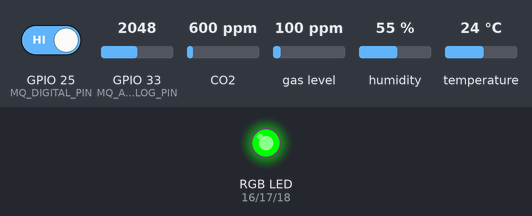
Bench run of a sketch on a simulated ESP32. On the bench: an RGB LED mixed from three pins (HIGH = lit). The test bench sets the inputs (shaded band); at power-on: GPIO 25 (MQ_DIGITAL_PIN) HIGH, GPIO 33 (MQ_ANALOG_PIN) = 2048, CO2 600 ppm, gas level 100 ppm, humidity 55 %, temperature 24 °C (analog values on the 0–4095 scale). What the sketch prints to the serial monitor is not drawn.

Above: at 5.3 s.
5.4 s: GPIO 25 (MQ_DIGITAL_PIN) driven LOW
At 6.5 s:
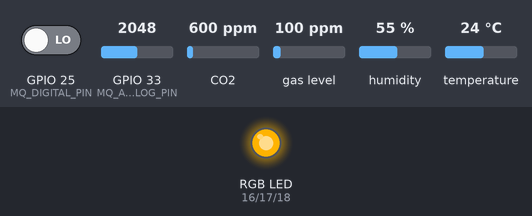
8.0 s: GPIO 25 (MQ_DIGITAL_PIN) driven HIGH
At 8.8 s:
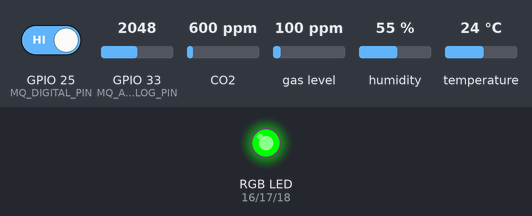
15.7 s: GPIO 33 (MQ_ANALOG_PIN) set to 1051
18.3 s: GPIO 33 (MQ_ANALOG_PIN) set to 961
Timing chart, 0 to 21.3 s (numbered marks = the images above; inputs shaded):
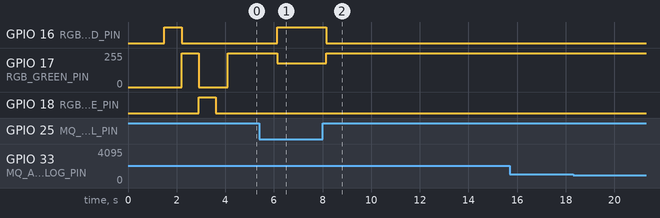

The sketch:

integration_test.ino
```cpp
#include <Arduino.h>
#include <Wire.h>
#include <DHT.h>
#include <Adafruit_SGP30.h>

constexpr uint8_t DHT_PIN = 4;
constexpr uint8_t DHT_TYPE = DHT22;

constexpr uint8_t I2C_SDA_PIN = 21;
constexpr uint8_t I2C_SCL_PIN = 22;

constexpr uint8_t MQ_ANALOG_PIN = 33;
constexpr uint8_t MQ_DIGITAL_PIN = 25;

constexpr uint8_t RGB_RED_PIN = 16;
constexpr uint8_t RGB_GREEN_PIN = 17;
constexpr uint8_t RGB_BLUE_PIN = 18;

constexpr bool RGB_COMMON_ANODE = false;

constexpr uint8_t RED_CHANNEL = 0;
constexpr uint8_t GREEN_CHANNEL = 1;
constexpr uint8_t BLUE_CHANNEL = 2;
constexpr uint32_t PWM_FREQUENCY = 5000;
constexpr uint8_t PWM_RESOLUTION = 8;

constexpr float ADC_MAX = 4095.0;
constexpr float ESP32_ADC_VOLTAGE = 3.3;
constexpr int MQ_ANALOG_DISCONNECTED_RAW = 0;
constexpr unsigned long LOOP_INTERVAL_MS = 2000;

DHT dht(DHT_PIN, DHT_TYPE);
Adafruit_SGP30 sgp30;
bool sgp30Available = false;

uint8_t ledValue(uint8_t value) {
  return RGB_COMMON_ANODE ? 255 - value : value;
}

void setRgb(uint8_t red, uint8_t green, uint8_t blue) {
#if defined(ESP_ARDUINO_VERSION_MAJOR) && ESP_ARDUINO_VERSION_MAJOR >= 3
  ledcWrite(RGB_RED_PIN, ledValue(red));
  ledcWrite(RGB_GREEN_PIN, ledValue(green));
  ledcWrite(RGB_BLUE_PIN, ledValue(blue));
#else
  ledcWrite(RED_CHANNEL, ledValue(red));
  ledcWrite(GREEN_CHANNEL, ledValue(green));
  ledcWrite(BLUE_CHANNEL, ledValue(blue));
#endif
}

void setupRgb() {
#if defined(ESP_ARDUINO_VERSION_MAJOR) && ESP_ARDUINO_VERSION_MAJOR >= 3
  ledcAttach(RGB_RED_PIN, PWM_FREQUENCY, PWM_RESOLUTION);
  ledcAttach(RGB_GREEN_PIN, PWM_FREQUENCY, PWM_RESOLUTION);
  ledcAttach(RGB_BLUE_PIN, PWM_FREQUENCY, PWM_RESOLUTION);
#else
  ledcSetup(RED_CHANNEL, PWM_FREQUENCY, PWM_RESOLUTION);
  ledcSetup(GREEN_CHANNEL, PWM_FREQUENCY, PWM_RESOLUTION);
  ledcSetup(BLUE_CHANNEL, PWM_FREQUENCY, PWM_RESOLUTION);

  ledcAttachPin(RGB_RED_PIN, RED_CHANNEL);
  ledcAttachPin(RGB_GREEN_PIN, GREEN_CHANNEL);
  ledcAttachPin(RGB_BLUE_PIN, BLUE_CHANNEL);
#endif

  setRgb(0, 0, 255);
}

void runRgbSelfTest() {
  Serial.println("RGB self test: red");
  setRgb(255, 0, 0);
  delay(700);

  Serial.println("RGB self test: green");
  setRgb(0, 255, 0);
  delay(700);

  Serial.println("RGB self test: blue");
  setRgb(0, 0, 255);
  delay(700);

  Serial.println("RGB self test: off");
  setRgb(0, 0, 0);
  delay(500);
}

void setup() {
  Serial.begin(115200);
  delay(1500);

  setupRgb();
  runRgbSelfTest();

  pinMode(MQ_DIGITAL_PIN, INPUT);

  analogReadResolution(12);
  analogSetPinAttenuation(MQ_ANALOG_PIN, ADC_11db);

  dht.begin();
  Wire.begin(I2C_SDA_PIN, I2C_SCL_PIN);
  sgp30Available = sgp30.begin();

  Serial.println();
  Serial.println("R series integration test");
  Serial.println("RGB status: green=normal, yellow=gas DO warning, purple=sensor error");
  Serial.printf("SGP30 available: %s\n", sgp30Available ? "yes" : "no");
}

void loop() {
  float humidity = dht.readHumidity();
  float temperature = dht.readTemperature();
  float heatIndex = dht.computeHeatIndex(temperature, humidity, false);
  bool dhtOk = !isnan(humidity) && !isnan(temperature);

  int gasRaw = analogRead(MQ_ANALOG_PIN);
  int gasDigital = digitalRead(MQ_DIGITAL_PIN);
  float gasVoltage = gasRaw * ESP32_ADC_VOLTAGE / ADC_MAX;
  bool gasAnalogOk = gasRaw != MQ_ANALOG_DISCONNECTED_RAW;
  bool gasDetected = gasDigital == LOW;

  uint16_t eco2 = 0;
  uint16_t tvoc = 0;
  bool sgp30Ok = false;
  if (sgp30Available) {
    sgp30Ok = sgp30.IAQmeasure();
    if (sgp30Ok) {
      eco2 = sgp30.eCO2;
      tvoc = sgp30.TVOC;
    }
  }

  bool sensorError = !dhtOk || !sgp30Available || !sgp30Ok || !gasAnalogOk;
  const char *rgbStatus = "green_normal";

  if (gasDetected) {
    setRgb(255, 180, 0);
    rgbStatus = "yellow_gas_warning";
  } else if (sensorError) {
    setRgb(180, 0, 255);
    rgbStatus = "purple_sensor_error";
  } else {
    setRgb(0, 255, 0);
    rgbStatus = "green_normal";
  }

  Serial.print("dht_ok=");
  Serial.print(dhtOk ? "true" : "false");
  Serial.print(", temperature_c=");
  Serial.print(dhtOk ? String(temperature, 2) : "null");
  Serial.print(", humidity_percent=");
  Serial.print(dhtOk ? String(humidity, 2) : "null");
  Serial.print(", heat_index_c=");
  Serial.print(dhtOk ? String(heatIndex, 2) : "null");

  Serial.print(", gas_raw=");
  Serial.print(gasRaw);
  Serial.print(", gas_voltage=");
  Serial.print(gasVoltage, 3);
  Serial.print(", gas_analog_ok=");
  Serial.print(gasAnalogOk ? "true" : "false");
  Serial.print(", gas_do=");
  Serial.print(gasDigital);
  Serial.print(", gas_detected=");
  Serial.print(gasDetected ? "true" : "false");
  Serial.print(", rgb_status=");
  Serial.print(rgbStatus);

  Serial.print(", sgp30_ok=");
  Serial.print(sgp30Ok ? "true" : "false");
  Serial.print(", eco2_ppm=");
  Serial.print(sgp30Ok ? String(eco2) : "null");
  Serial.print(", tvoc_ppb=");
  Serial.println(sgp30Ok ? String(tvoc) : "null");

  delay(LOOP_INTERVAL_MS);
}
```

Measured:
- after the input at 5.4 s, GPIO 16 (RGB_RED_PIN): LOW → HIGH after 0.73 s; GPIO 17 (RGB_GREEN_PIN): 255/255 → 179/255 after 0.73 s
- after the input at 8.0 s, GPIO 16 (RGB_RED_PIN): HIGH → LOW after 0.15 s; GPIO 17 (RGB_GREEN_PIN): 179/255 → 255/255 after 0.15 s
- after the input at 15.7 s, every drawn part: stays the same
- after the input at 18.3 s, every drawn part: stays the same
